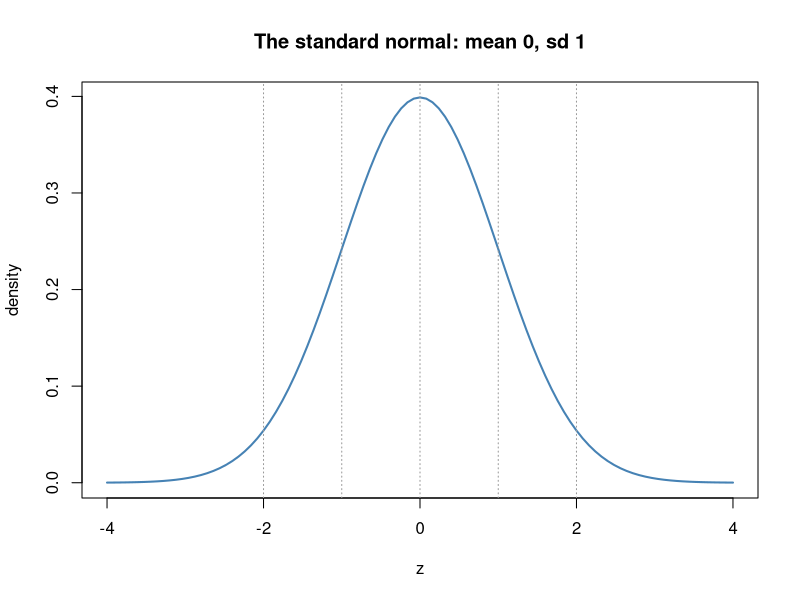
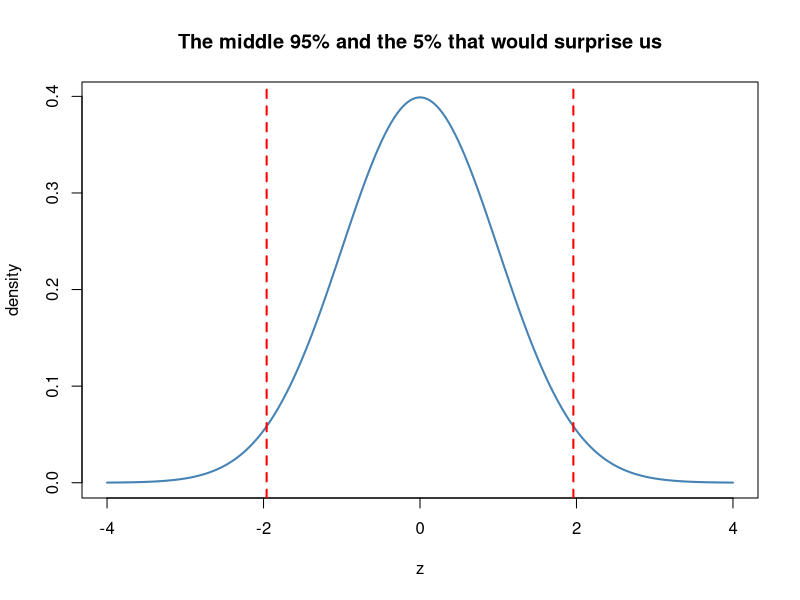

Reproduce these figures in R, in order.
## ---- chunk 1
sat  <- 1350;  sat_mean  <- 1050; sat_sd  <- 200
act  <- 30;    act_mean  <- 21;   act_sd  <- 5

z_sat <- (sat - sat_mean) / sat_sd
z_act <- (act - act_mean) / act_sd
c(z_SAT = z_sat, z_ACT = z_act)
## ---- chunk 2
curve(dnorm(x), from = -4, to = 4, lwd = 2, col = "steelblue",
      main = "The standard normal: mean 0, sd 1", xlab = "z", ylab = "density")
abline(v = c(-2, -1, 0, 1, 2), lty = 3, col = "grey60")
## ---- chunk 3
pnorm(1)             # P(Z < 1): area to the left of z = 1
1 - pnorm(2)         # P(Z > 2): the upper tail beyond z = 2
pnorm(2) - pnorm(-2) # P(-2 < Z < 2): the middle ~95%
qnorm(0.975)         # which z cuts off the top 2.5%? (the famous 1.96)
## ---- chunk 4
# picture the "unusual" tails beyond +/- 1.96
z <- seq(-4, 4, length.out = 400)
plot(z, dnorm(z), type = "l", lwd = 2, col = "steelblue",
     main = "The middle 95% and the 5% that would surprise us",
     xlab = "z", ylab = "density")
abline(v = c(-1.96, 1.96), col = "red", lwd = 2, lty = 2)
## ---- chunk 5
z_height <- (74 - 68) / 4              # a 74-inch person, mean 68, sd 4
percentile <- pnorm(z_height) * 100
c(z = z_height, percentile = percentile)
## ---- chunk 6
mood     <- 4    # answered on a 1-5 scale
vitality <- 5    # answered on a 1-7 scale

pomp <- function(x, lo, hi) 100 * (x - lo) / (hi - lo)
c(mood_POMP     = pomp(mood,     lo = 1, hi = 5),
  vitality_POMP = pomp(vitality, lo = 1, hi = 7))
